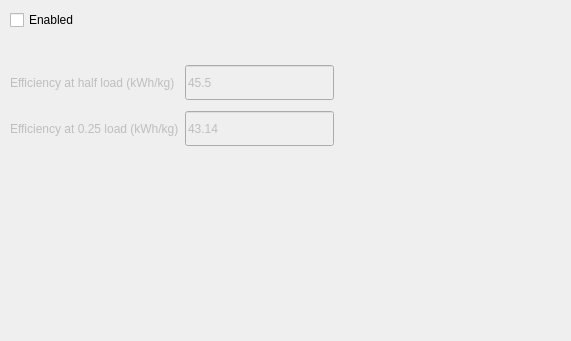
       <widget class="QWidget" name="AdvancedSetting">
        <property name="geometry">
         <rect>
          <x>0</x>
          <y>0</y>
          <width>571</width>
          <height>341</height>
         </rect>
        </property>
        <attribute name="label">
         <string>Partial load properties</string>
        </attribute>
        <widget class="QCheckBox" name="Ele_vary_eff">
         <property name="geometry">
          <rect>
           <x>10</x>
           <y>10</y>
           <width>81</width>
           <height>20</height>
          </rect>
         </property>
         <property name="text">
          <string>Enabled</string>
         </property>
        </widget>
        <widget class="QWidget" name="VarEffWidget" native="true">
         <property name="enabled">
          <bool>false</bool>
         </property>
         <property name="geometry">
          <rect>
           <x>0</x>
           <y>40</y>
           <width>451</width>
           <height>121</height>
          </rect>
         </property>
         <widget class="QWidget" name="layoutWidget">
          <property name="geometry">
           <rect>
            <x>10</x>
            <y>20</y>
            <width>324</width>
            <height>91</height>
           </rect>
          </property>
          <layout class="QGridLayout" name="gridLayout_3">
           <item row="0" column="0">
            <widget class="QLabel" name="label_14">
             <property name="minimumSize">
              <size>
               <width>0</width>
               <height>35</height>
              </size>
             </property>
             <property name="text">
              <string>Efficiency at half load (kWh/kg)</string>
             </property>
            </widget>
           </item>
           <item row="0" column="1">
            <widget class="QLineEdit" name="Ele_half_eff">
             <property name="minimumSize">
              <size>
               <width>0</width>
               <height>35</height>
              </size>
             </property>
             <property name="text">
              <string>45.5</string>
             </property>
            </widget>
           </item>
           <item row="1" column="0">
            <widget class="QLabel" name="label_19">
             <property name="minimumSize">
              <size>
               <width>0</width>
               <height>35</height>
              </size>
             </property>
             <property name="text">
              <string>Efficiency at 0.25 load (kWh/kg)</string>
             </property>
            </widget>
           </item>
           <item row="1" column="1">
            <widget class="QLineEdit" name="Ele_qua_eff">
             <property name="minimumSize">
              <size>
               <width>0</width>
               <height>35</height>
              </size>
             </property>
             <property name="text">
              <string>43.14</string>
             </property>
            </widget>
           </item>
          </layout>
         </widget>
        </widget>
       </widget>
